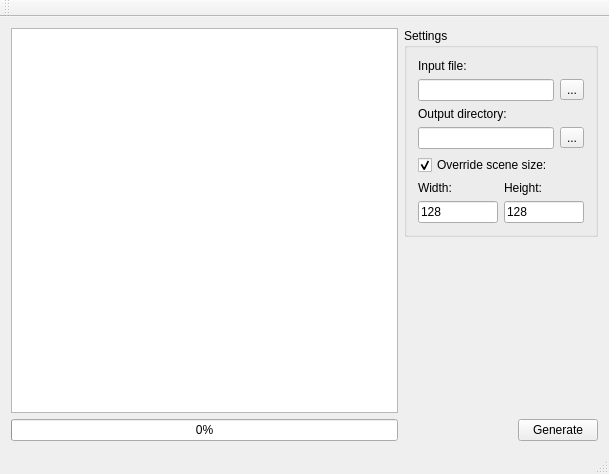
<?xml version="1.0" encoding="UTF-8"?>
<ui version="4.0">
 <class>RTMainWindow</class>
 <widget class="QMainWindow" name="RTMainWindow">
  <property name="geometry">
   <rect>
    <x>0</x>
    <y>0</y>
    <width>609</width>
    <height>474</height>
   </rect>
  </property>
  <property name="windowTitle">
   <string>RTMainWindow</string>
  </property>
  <widget class="QWidget" name="centralWidget">
   <layout class="QHBoxLayout" name="horizontalLayout_5" stretch="2,1">
    <item>
     <layout class="QVBoxLayout" name="verticalLayout_7">
      <item>
       <widget class="QGraphicsView" name="gvResult"/>
      </item>
      <item>
       <widget class="QProgressBar" name="rtProgress">
        <property name="value">
         <number>0</number>
        </property>
        <property name="alignment">
         <set>Qt::AlignCenter</set>
        </property>
        <property name="invertedAppearance">
         <bool>false</bool>
        </property>
       </widget>
      </item>
     </layout>
    </item>
    <item>
     <layout class="QVBoxLayout" name="verticalLayout_6">
      <item>
       <widget class="QGroupBox" name="groupBox">
        <property name="title">
         <string>Settings</string>
        </property>
        <layout class="QVBoxLayout" name="verticalLayout_5">
         <item>
          <layout class="QVBoxLayout" name="verticalLayout_2">
           <item>
            <widget class="QLabel" name="label">
             <property name="text">
              <string>Input file:</string>
             </property>
            </widget>
           </item>
           <item>
            <layout class="QHBoxLayout" name="horizontalLayout">
             <item>
              <widget class="QLineEdit" name="edtInputScene"/>
             </item>
             <item>
              <widget class="QToolButton" name="btnBrowseScene">
               <property name="text">
                <string>...</string>
               </property>
              </widget>
             </item>
            </layout>
           </item>
          </layout>
         </item>
         <item>
          <layout class="QVBoxLayout" name="verticalLayout">
           <item>
            <widget class="QLabel" name="label_2">
             <property name="text">
              <string>Output directory:</string>
             </property>
            </widget>
           </item>
           <item>
            <layout class="QHBoxLayout" name="horizontalLayout_2">
             <item>
              <widget class="QLineEdit" name="edtOutputDur"/>
             </item>
             <item>
              <widget class="QToolButton" name="btnBrowseOutput">
               <property name="text">
                <string>...</string>
               </property>
              </widget>
             </item>
            </layout>
           </item>
          </layout>
         </item>
         <item>
          <widget class="QCheckBox" name="cbOverrideSceneSize">
           <property name="text">
            <string>Override scene size:</string>
           </property>
           <property name="checked">
            <bool>true</bool>
           </property>
          </widget>
         </item>
         <item>
          <layout class="QHBoxLayout" name="horizontalLayout_3">
           <item>
            <layout class="QVBoxLayout" name="verticalLayout_3">
             <item>
              <widget class="QLabel" name="label_3">
               <property name="text">
                <string>Width:</string>
               </property>
              </widget>
             </item>
             <item>
              <widget class="QLineEdit" name="edtWidth">
               <property name="text">
                <string>128</string>
               </property>
              </widget>
             </item>
            </layout>
           </item>
           <item>
            <layout class="QVBoxLayout" name="verticalLayout_4">
             <item>
              <widget class="QLabel" name="label_4">
               <property name="text">
                <string>Height:</string>
               </property>
              </widget>
             </item>
             <item>
              <widget class="QLineEdit" name="edtHeight">
               <property name="text">
                <string>128</string>
               </property>
              </widget>
             </item>
            </layout>
           </item>
          </layout>
         </item>
        </layout>
       </widget>
      </item>
      <item>
       <spacer name="verticalSpacer">
        <property name="orientation">
         <enum>Qt::Vertical</enum>
        </property>
        <property name="sizeHint" stdset="0">
         <size>
          <width>20</width>
          <height>40</height>
         </size>
        </property>
       </spacer>
      </item>
      <item>
       <layout class="QHBoxLayout" name="horizontalLayout_4">
        <item>
         <spacer name="horizontalSpacer">
          <property name="orientation">
           <enum>Qt::Horizontal</enum>
          </property>
          <property name="sizeHint" stdset="0">
           <size>
            <width>40</width>
            <height>20</height>
           </size>
          </property>
         </spacer>
        </item>
        <item>
         <widget class="QPushButton" name="btnGenerate">
          <property name="text">
           <string>Generate</string>
          </property>
         </widget>
        </item>
       </layout>
      </item>
     </layout>
    </item>
   </layout>
  </widget>
  <widget class="QMenuBar" name="menuBar">
   <property name="geometry">
    <rect>
     <x>0</x>
     <y>0</y>
     <width>609</width>
     <height>21</height>
    </rect>
   </property>
  </widget>
  <widget class="QToolBar" name="mainToolBar">
   <attribute name="toolBarArea">
    <enum>TopToolBarArea</enum>
   </attribute>
   <attribute name="toolBarBreak">
    <bool>false</bool>
   </attribute>
  </widget>
  <widget class="QStatusBar" name="statusBar"/>
 </widget>
 <layoutdefault spacing="6" margin="11"/>
 <resources/>
 <connections/>
</ui>
